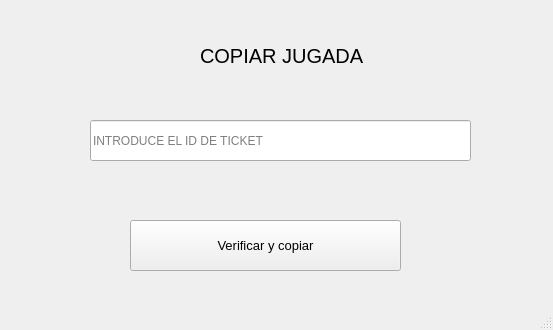
<?xml version="1.0" encoding="UTF-8"?>
<ui version="4.0">
 <class>MainWindow</class>
 <widget class="QMainWindow" name="MainWindow">
  <property name="geometry">
   <rect>
    <x>0</x>
    <y>0</y>
    <width>553</width>
    <height>330</height>
   </rect>
  </property>
  <property name="windowTitle">
   <string>MainWindow</string>
  </property>
  <widget class="QWidget" name="centralwidget">
   <widget class="QLabel" name="label_2">
    <property name="geometry">
     <rect>
      <x>200</x>
      <y>40</y>
      <width>181</width>
      <height>31</height>
     </rect>
    </property>
    <property name="font">
     <font>
      <pointsize>15</pointsize>
     </font>
    </property>
    <property name="styleSheet">
     <string notr="true"/>
    </property>
    <property name="text">
     <string>COPIAR JUGADA</string>
    </property>
   </widget>
   <widget class="QLineEdit" name="id_ticket_copy">
    <property name="geometry">
     <rect>
      <x>90</x>
      <y>120</y>
      <width>381</width>
      <height>41</height>
     </rect>
    </property>
    <property name="placeholderText">
     <string>INTRODUCE EL ID DE TICKET</string>
    </property>
   </widget>
   <widget class="QPushButton" name="verificar_id_copy">
    <property name="geometry">
     <rect>
      <x>130</x>
      <y>220</y>
      <width>271</width>
      <height>51</height>
     </rect>
    </property>
    <property name="font">
     <font>
      <family>MS Shell Dlg 2</family>
      <pointsize>10</pointsize>
      <weight>50</weight>
      <italic>false</italic>
      <bold>false</bold>
     </font>
    </property>
    <property name="styleSheet">
     <string notr="true"/>
    </property>
    <property name="text">
     <string>Verificar y copiar</string>
    </property>
   </widget>
  </widget>
  <widget class="QMenuBar" name="menubar">
   <property name="geometry">
    <rect>
     <x>0</x>
     <y>0</y>
     <width>553</width>
     <height>21</height>
    </rect>
   </property>
  </widget>
  <widget class="QStatusBar" name="statusbar"/>
 </widget>
 <resources/>
 <connections/>
</ui>
